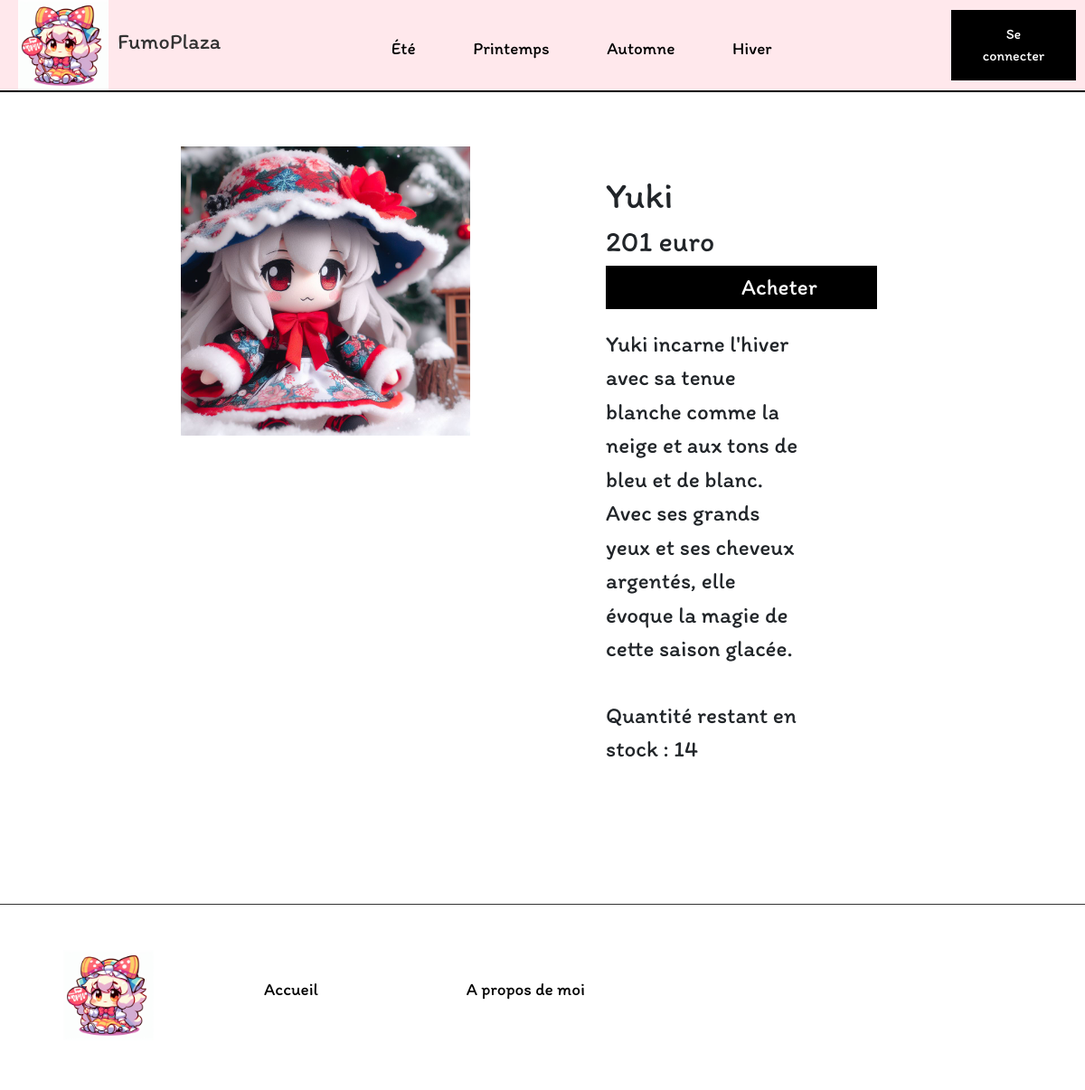
Screenshot of /Vue/Produit/Produit?categ=2&id=3 with the database file from the repository.
### tables this page shows
CREATE TABLE IF NOT EXISTS `produit` (
  `idProduit` int(11) NOT NULL AUTO_INCREMENT,
  `ref_interne` varchar(50) DEFAULT NULL,
  `libelle` varchar(50) DEFAULT NULL,
  `resume_court` varchar(50) DEFAULT NULL,
  `description_long` varchar(500) DEFAULT NULL,
  `path_photo` varchar(128) DEFAULT NULL,
  `prix` int(11) DEFAULT NULL,
  `qte_stock` int(11) DEFAULT NULL,
  `idCateg` int(11) NOT NULL,
  PRIMARY KEY (`idProduit`),
  KEY `idCateg` (`idCateg`)
);

CREATE TABLE IF NOT EXISTS `categorie` (
  `idCateg` int(11) NOT NULL AUTO_INCREMENT,
  `libelle` varchar(50) DEFAULT NULL,
  PRIMARY KEY (`idCateg`)
);

### Model/ProduitClasse.php (called while the page is built, shortened)
<?php
class Produit {
    private $libelle;
    private $description_long;
    private $path_photo;
    private $qte_stock;
    private $prix;
    private $libelleCateg;
    public function __construct($idProduit,$ref_interne, $libelle, $resume_court, $description_long, $path_photo, $qte_stock, $prix, $libelleCateg) {
        $this->libelle = $libelle;
        $this->description_long = $description_long;
        $this->path_photo = $path_photo;
        $this->qte_stock = $qte_stock;
        $this->prix = $prix;
        $this->libelleCateg = $libelleCateg;
    }
    public static function GetProduitByRef($idProduit){
        $cnx = getBddConnexion();
        $sql = 'select idProduit,ref_interne,produit.libelle,resume_court ,description_long, path_photo,qte_stock,prix,categorie.libelle as "libelleCateg"';
        $sql .= ' from produit';
        $sql .= ' join categorie on produit.idCateg = categorie.idCateg';
        $sql .= ' where idProduit = :critere;';
        $critere = $idProduit;
        $result = $cnx->prepare($sql);
        $result->bindParam('critere', $critere, PDO::PARAM_STR);
        $result->execute();
        $result->setFetchMode(PDO::FETCH_ASSOC);
        $produit = null;
        if($uneLigne = $result->fetch()){
            $produit = new Produit($uneLigne['idProduit'],$uneLigne['ref_interne'], $uneLigne['libelle'], $uneLigne['resume_court'], $uneLigne['description_long'], $uneLigne['path_photo'], $uneLigne['qte_stock'], $uneLigne['prix'], $uneLigne['libelleCateg']);
        }
        return $produit;
    }
    public function getLibelle() {
        return $this->libelle;
    }
    public function getDescriptionLong() {
        return $this->description_long;
    }
    public function getPathPhoto() {
        return $this->path_photo;
    }
    public function getQteStock() {
        return $this->qte_stock;
    }
    public function getPrix() {
        return $this->prix;
    }
    public function getlibelleCateg() {
        return $this->libelleCateg;
    }
}
?>

### Vue/Produit/Produit.php (the view, shortened to what this page needs)
<?php
include '../../Model/ProduitClasse.php';
$produit = Produit::GetProduitByRef($_GET["id"]);
?>
<!DOCTYPE html>
<html lang="fr">
<head>
    <link rel="stylesheet" href="../../styles/header.css">
    <link rel="stylesheet" href="../../styles/index.css">
    <link rel="stylesheet" href="../../styles/footer.css">
    <link href="https://cdn.jsdelivr.net/npm/bootstrap@5.3.3/dist/css/bootstrap.min.css" rel="stylesheet"
>
</head>
<body>
<?php include '../Header/header.php'; ?>
    <div>
        <div class="GeneralProduct">
            <div class="col-6 imgProduct">
                <img src="../../Vue/img/<?php echo htmlspecialchars($produit->getlibelleCateg()); ?>/<?php echo $produit->getPathPhoto(); ?>" class="d-block w-100"
                    alt="...">
            </div>
            <div class="col-6 InformationProduct">
                <h1><?php echo $produit->getLibelle(); ?></h1>
                <h2><?php echo $produit->getPrix(); ?> euro</h2>
                <div class="BoutonAchat">
                    <button><a href="../../Controller/AddPanier.php?&id=<?php echo $_GET["id"] ?>">Acheter</a></button>
                </div>
                <p><?php echo $produit->getDescriptionLong(); ?></p>
                <p> Quantité restant en stock : <?php echo $produit->getQteStock(); ?></p>
                <p class="text-danger"> <?php if(isset($_GET["message"])){echo $_GET["message"]; }  ?></p>
            </div>
        </div>
    </div>
    <footer>
        <div class="Footer">
            <img src="../../Vue/img/Logo/LogoMain.jpg" alt="logo">
            <nav>
                <ul>
                    <li><a href="#">Accueil</a></li>
                    <li><a href="#">A propos de moi</a></li>
                </ul>
            </nav>
        </div>
    </footer>
</body>
</html>

### styles/header.css (style rules this page uses)
* { font-family: 'Itim', sans-serif; margin: 0; padding: 0; border: 0; box-sizing: border-box; }

### styles/index.css (style rules this page uses)
.GeneralProduct { padding-left: 200px; padding-top: 60px; position: relative; width: 70%; height: 70%; display: flex; }
.InformationProduct { padding-top: 30px; padding-left: 100px; margin-left: 50px; font-size: 25px; }
.InformationProduct p { padding-top: 20px; }
.BoutonAchat button { padding: 5px; padding-left: 150px; padding-right: 150px; color: aliceblue; background-color: black; width: 100%; }
.BoutonAchat a { text-decoration: none; color: white; }

### styles/footer.css (style rules this page uses)
.Footer { margin-top: 100px; padding: 50px; border-top: 1px solid #333; display: flex; }
.Footer img { margin-right: 10px; height: 100px; width: auto; padding-left: 20px; }
.Footer a { text-decoration: none; color: #000000; font-size: larger; padding-left: 50px; padding-right: 50px; }
.Footer li { display: inline-block; margin: 30px; }

### rows the page displays
produit: idCateg+path_photo (picture), libelle "Yuki", prix "201", description_long "Yuki incarne l'hiver avec sa tenue blanche comme la neige et aux tons de bleu et de blanc. Avec ses grands yeux et ses cheveux argentés, elle évoque la magie de cette saison glacée.", qte_stock "14"
